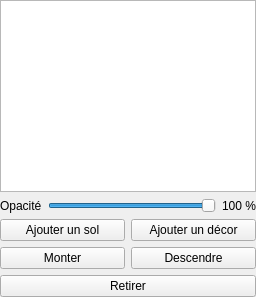
<?xml version="1.0" encoding="UTF-8"?>
<ui version="4.0">
 <class>LayersPanel</class>
 <!-- Panneau « Couches » (LOT-11). La liste montre les couches du dessus vers le dessous, telles
      que l'editeur les dessine : la grille racine en tete (la collision se superpose a l'image),
      puis les couches visuelles de la plus en avant a la plus en arriere. Les libelles poses ici
      sont des reperes pour Qt Designer : retranslateUi les remplace tous (EX-REN-033). -->
 <widget class="QWidget" name="LayersPanel">
  <layout class="QVBoxLayout" name="layout">
   <property name="leftMargin"><number>0</number></property>
   <property name="topMargin"><number>0</number></property>
   <property name="rightMargin"><number>0</number></property>
   <property name="bottomMargin"><number>0</number></property>
   <item>
    <widget class="QListWidget" name="layerList">
     <property name="selectionMode"><enum>QAbstractItemView::SingleSelection</enum></property>
     <property name="editTriggers"><set>QAbstractItemView::DoubleClicked|QAbstractItemView::EditKeyPressed</set></property>
    </widget>
   </item>
   <item>
    <layout class="QHBoxLayout" name="opacityRow">
     <item>
      <widget class="QLabel" name="opacityLabel">
       <property name="text"><string>Opacité</string></property>
      </widget>
     </item>
     <item>
      <widget class="QSlider" name="opacitySlider">
       <property name="orientation"><enum>Qt::Horizontal</enum></property>
       <property name="minimum"><number>0</number></property>
       <property name="maximum"><number>100</number></property>
       <property name="value"><number>100</number></property>
      </widget>
     </item>
     <item>
      <widget class="QLabel" name="opacityValue">
       <property name="minimumWidth"><number>36</number></property>
       <property name="text"><string>100 %</string></property>
      </widget>
     </item>
    </layout>
   </item>
   <item>
    <layout class="QGridLayout" name="buttons">
     <item row="0" column="0">
      <widget class="QPushButton" name="addGroundButton">
       <property name="text"><string>Ajouter un sol</string></property>
      </widget>
     </item>
     <item row="0" column="1">
      <widget class="QPushButton" name="addDecorButton">
       <property name="text"><string>Ajouter un décor</string></property>
      </widget>
     </item>
     <item row="1" column="0">
      <widget class="QPushButton" name="moveForwardButton">
       <property name="text"><string>Monter</string></property>
      </widget>
     </item>
     <item row="1" column="1">
      <widget class="QPushButton" name="moveBackwardButton">
       <property name="text"><string>Descendre</string></property>
      </widget>
     </item>
     <item row="2" column="0" colspan="2">
      <widget class="QPushButton" name="removeButton">
       <property name="text"><string>Retirer</string></property>
      </widget>
     </item>
    </layout>
   </item>
  </layout>
 </widget>
 <resources/>
 <connections/>
</ui>
